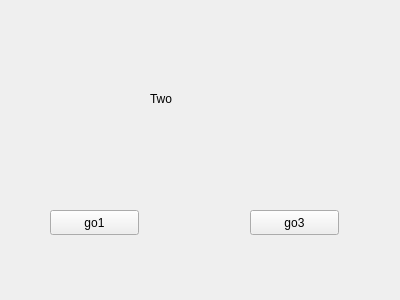
<?xml version="1.0" encoding="UTF-8"?>
<ui version="4.0">
 <class>TwoForm</class>
 <widget class="QWidget" name="TwoForm">
  <property name="geometry">
   <rect>
    <x>0</x>
    <y>0</y>
    <width>400</width>
    <height>300</height>
   </rect>
  </property>
  <property name="windowTitle">
   <string>Form</string>
  </property>
  <widget class="QLabel" name="label">
   <property name="geometry">
    <rect>
     <x>150</x>
     <y>90</y>
     <width>67</width>
     <height>17</height>
    </rect>
   </property>
   <property name="text">
    <string>Two</string>
   </property>
  </widget>
  <widget class="QPushButton" name="btn_go1">
   <property name="geometry">
    <rect>
     <x>50</x>
     <y>210</y>
     <width>89</width>
     <height>25</height>
    </rect>
   </property>
   <property name="text">
    <string>go1</string>
   </property>
  </widget>
  <widget class="QPushButton" name="btn_go3">
   <property name="geometry">
    <rect>
     <x>250</x>
     <y>210</y>
     <width>89</width>
     <height>25</height>
    </rect>
   </property>
   <property name="text">
    <string>go3</string>
   </property>
  </widget>
 </widget>
 <resources/>
 <connections/>
</ui>
